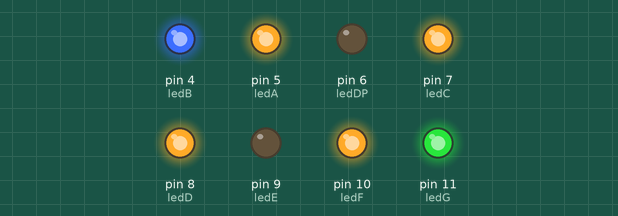
Simulated run of this sketch. Board: Arduino Uno, built with avr-gcc and run on an emulated ATmega328P. On the bench: output pins drawn as LEDs (lit = HIGH).

Above: at 0.4 s.
At 1.4 s:
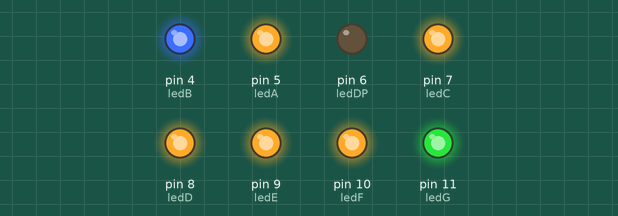
At 2.4 s:
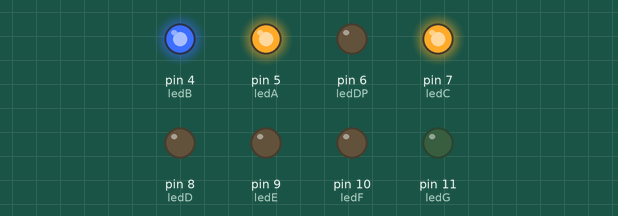
At 4.4 s:
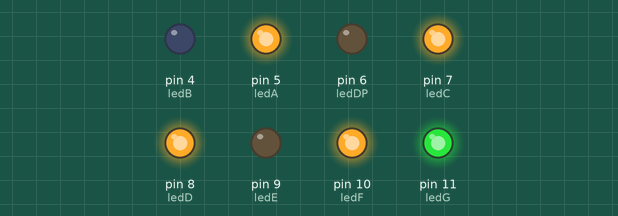
At 6.4 s:
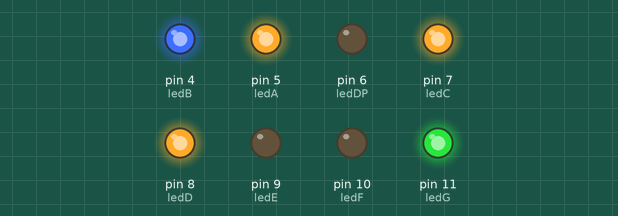
At 9.5 s:
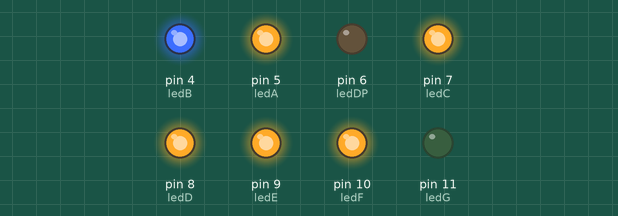
Timing chart, 0 to 13.1 s (numbered marks = the images above):
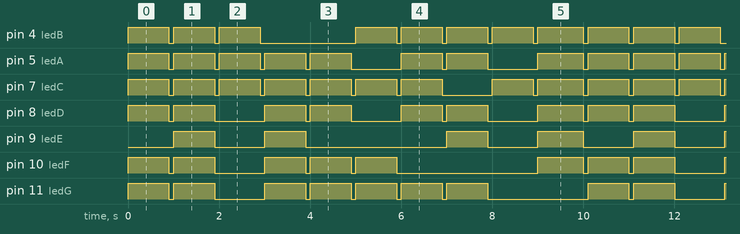

The sketch:

exemplo6-8.ino
```cpp
#define ledA 5
#define ledB 4
#define ledC 7
#define ledD 8
#define ledE 9
#define ledF 10
#define ledG 11
#define ledDP 6

void setup() {
    pinMode(ledA, OUTPUT);
    pinMode(ledB, OUTPUT);
    pinMode(ledC, OUTPUT);
    pinMode(ledD, OUTPUT);
    pinMode(ledE, OUTPUT);
    pinMode(ledF, OUTPUT);
    pinMode(ledG, OUTPUT);
    pinMode(ledDP, OUTPUT);
}

void loop() {
    // escrever numero 9
    numero(1, 1, 1, 1, 0, 1, 1, 0);
    delay(900);
    apagar();
    // escrever numero 8
    numero(1, 1, 1, 1, 1, 1, 1, 0);
    delay(900);
    apagar();
    // escrever numero 7
    numero(1, 1, 1, 0, 0, 0, 0, 0);
    delay(900);
    apagar();
    // escrever numero 6
    numero(1, 0, 1, 1, 1, 1, 1, 0);
    delay(900);
    apagar();
    // escrever numero 5
    numero(1, 0, 1, 1, 0, 1, 1, 0);
    delay(900);
    apagar();
    // escrever numero 4
    numero(0, 1, 1, 0, 0, 1, 1, 0);
    delay(900);
    apagar();
    // escrever numero 3
    numero(1, 1, 1, 1, 0, 0, 1, 0);
    delay(900);
    apagar();
    // escrever numero 2
    numero(1, 1, 0, 1, 1, 0, 1, 0);
    delay(900);
    apagar();
    // escrever numero 1
    numero(0, 1, 1, 0, 0, 0, 0, 0);
    delay(900);
    apagar();
    // escrever numero 0
    numero(1, 1, 1, 1, 1, 1, 0, 0);
    delay(1000);
    apagar();
}

void numero(
    int valorA,
    int valorB,
    int valorC,
    int valorD,
    int valorE,
    int valorF,
    int valorG,
    int valorDP
) {
    digitalWrite(ledA, valorA);
    digitalWrite(ledB, valorB);
    digitalWrite(ledC, valorC);
    digitalWrite(ledD, valorD);
    digitalWrite(ledE, valorE);
    digitalWrite(ledF, valorF);
    digitalWrite(ledG, valorG);
    digitalWrite(ledDP, valorDP);
}

void apagar() {
    digitalWrite(ledA, 0);
    digitalWrite(ledB, 0);
    digitalWrite(ledC, 0);
    digitalWrite(ledD, 0);
    digitalWrite(ledE, 0);
    digitalWrite(ledF, 0);
    digitalWrite(ledG, 0);
    digitalWrite(ledDP, 0);
    delay(100);
}
```

Measured:
- by itself, pin 7 (ledC): repeats every 10.1 s: 6 × (LOW 0.10 s, HIGH 0.90 s), LOW 1.1 s, HIGH 0.90 s, LOW 0.10 s, HIGH 1.0 s, LOW 0.10 s, HIGH 0.90 s
- by itself, pin 9 (ledE): repeats every 10.1 s: LOW 1.1 s, HIGH 0.90 s, LOW 3.1 s, HIGH 0.90 s, LOW 1.1 s, HIGH 1.0 s, LOW 1.1 s, HIGH 0.90 s
- by itself, pin 11 (ledG): repeats every 10.1 s: LOW 0.10 s, HIGH 0.90 s, LOW 1.1 s, 4 × (HIGH 0.90 s, LOW 0.10 s), HIGH 0.90 s, LOW 2.2 s, HIGH 0.90 s
- by itself, pin 4 (ledB): repeats every 10.1 s: 2 × (LOW 0.10 s, HIGH 0.90 s), LOW 2.1 s, 4 × (HIGH 0.90 s, LOW 0.10 s), HIGH 1.0 s, LOW 0.10 s, HIGH 0.90 s
